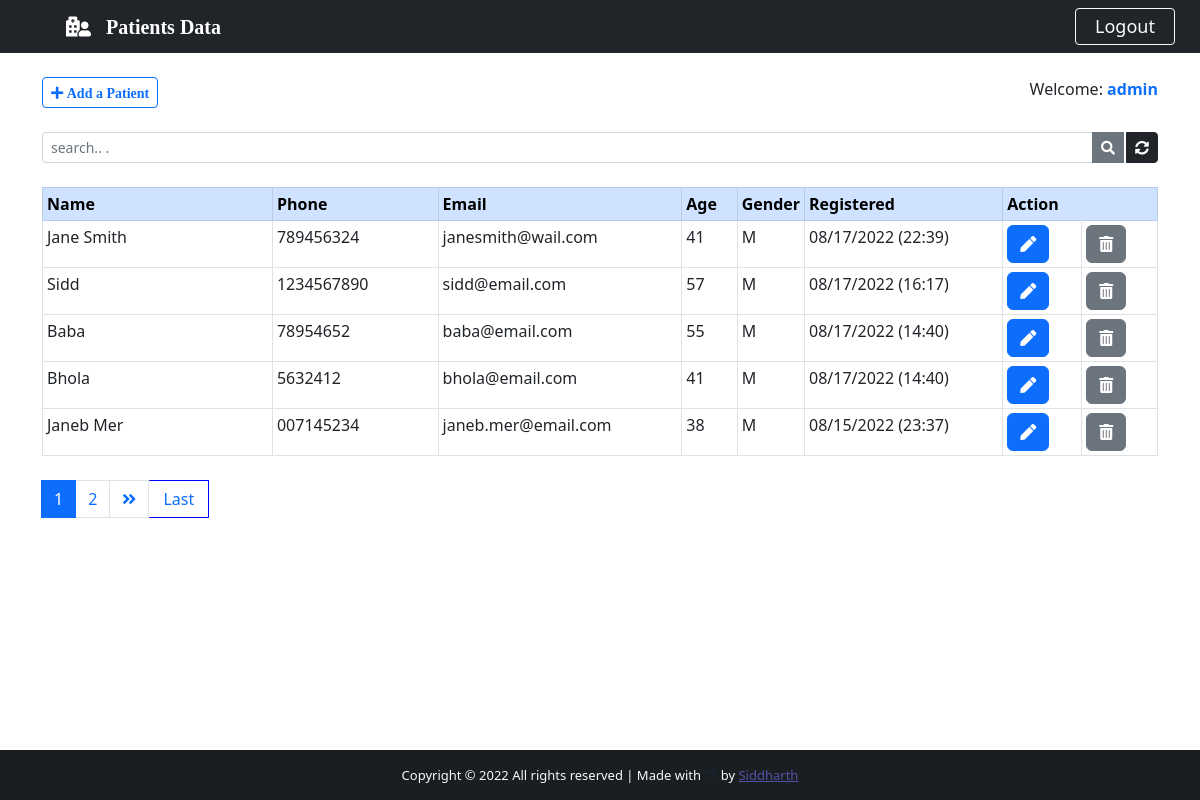
The app's page /backend/ (signed in), older data.
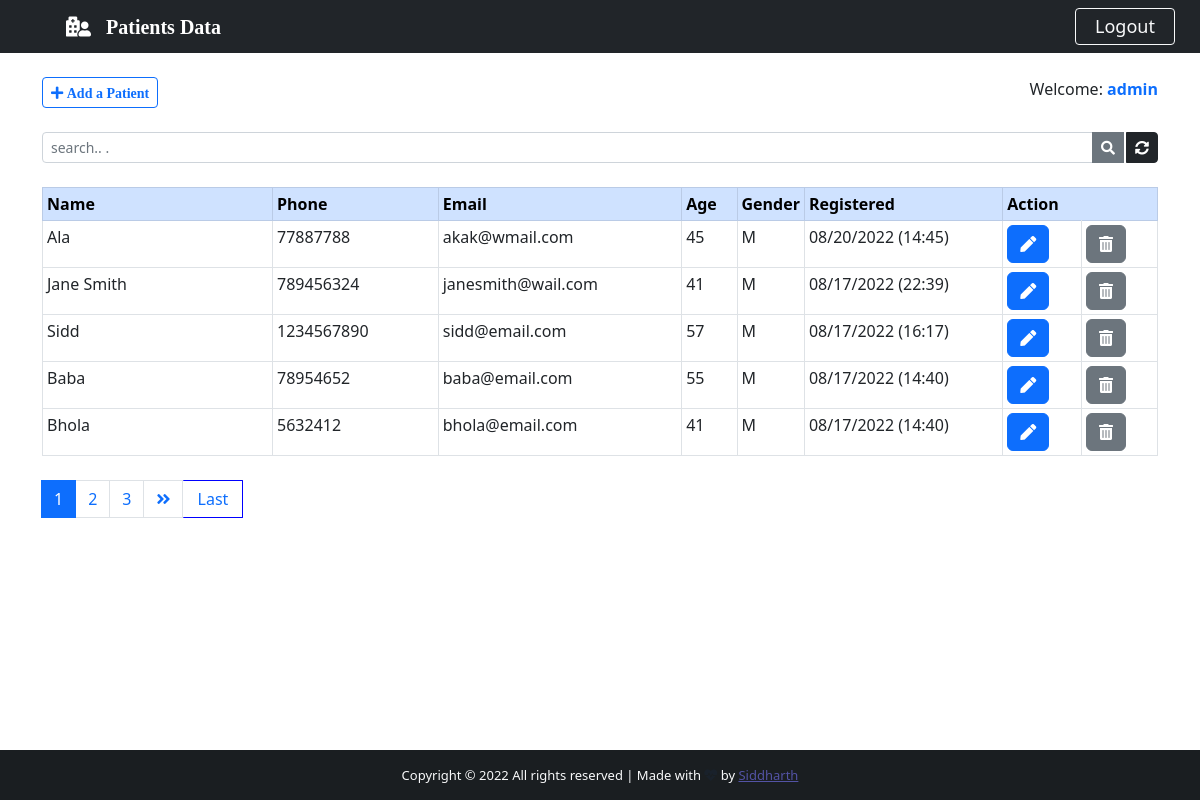
The same page, newer data.
### app/models.py (models this page shows, shortened)
class Patients(models.Model):
    GENDER = (
        ('M', 'M'),
        ('F', 'F'),
    )
    id = models.IntegerField(primary_key=True, null=False, blank=False)
    name = models.CharField(max_length=60)
    phone = models.CharField(max_length=20)
    email = models.CharField(max_length=60)
    age = models.CharField(max_length=60)
    gender = models.CharField(max_length=1, null=True, blank=True, choices=GENDER)
    note = models.TextField()
    created_at=models.DateTimeField(auto_now_add=True)

### app/views.py (the view)
# urls.py: path("backend/", views.backend, name='backend'),
@cache_control(no_cache=True, must_revalidate=True, no_store=True)
@login_required(login_url="login")
def backend(request):
    if 'query' in request.GET:
        q = request.GET['query']
        all_patients_list = Patients.objects.filter(Q(name__icontains =q) | Q(phone__icontains =q) | Q(age__icontains =q)  | Q(gender__icontains =q) | Q(note__icontains =q) | Q(created_at__icontains =q) | Q(email__icontains =q) )
    else:
        all_patients_list = Patients.objects.all().order_by('-created_at')
    paginator= Paginator(all_patients_list, 5)
    page = request.GET.get('page')
    all_patients = paginator.get_page(page)
    return render(request, 'app/backend.html', {'patients':all_patients})

### app/templates/app/backend.html (shortened to what this page needs)
{% extends 'app/base.html' %}
{% block icon-nav %}
<a href="{% url 'backend' %}" class="navbar-brand flex-grow-1" style='text-align: center; color:#fff; margin-left:25px;'>
<i class='fas fa-hospital-user'>
    &nbsp; Patients Data</i>
</a>
{% endblock icon-nav %}
{% block btn-nav %}
    <a class='btn btn-danjer-primary btn-sm border-light text-light' id='btn-nav' data-bs-toggle="modal" data-bs-target="#logoutModal">Logout</a>
{% endblock btn-nav %}
{% block content %}
<div class='container'>
            <br>
        <div class='d-flex justify-content-between'>
            <a href="{% url 'add_patient' %}" class='btn btn-outline-primary btn-sm'>
                <i class="fas fa-plus">&nbsp;Add a Patient</i>
            </a>
            <span>Welcome: <strong><span class='text-primary'>{{user.get_username}}</span></strong></span>
        </div>
        <form method='GET' action="" >
            <div class="input-group input-group-sm mb-3 mt-4">
                <input type="text" name='query' class='form-control' placeholder="search.. ." value='{{request.GET.query}}'>
                <button class='btn btn-secondary'>
                    <i class="fas fa-search"></i>
                </button>
                <a href="{% url 'backend' %}" class='btn btn-dark' style="margin-left:2px;">
                    <i class="fas fa-sync-alt"></i>
                </a>
            </div>
        </form>
    <center>
        <table class="table table-bordered table-sm mt-4">
            <thead class="table-primary">
                <tr>
                    <th style="width:21%">Name</th>
                    <th style="width:15%">Phone</th>
                    <th style="width:22%">Email</th>
                    <th style="width:5%">Age</th>
                    <th style="width:5%">Gender</th>
                    <th style="width:18%">Registered</th>
                    <th colspan="2" style="width:14%">Action</th>
                </tr>
            </thead>
            {% for patient in patients %}
            <tr id="check-td">
                <td id="responsive-border">{{ patient.name |title }}</td>
                <td id="responsive-border">{{ patient.phone }}</td>
                <td id="responsive-border">{{ patient.email }}</td>
                <td id="responsive-border">{{ patient.age }}</td>
                <td id="responsive-border">{{ patient.gender }}</td>
                <td id="responsive-border">{{ patient.created_at | date:'m/d/Y (H:i)' }}</td>
                <td >
                    <a href="/patient/{{patient.id}}" class='btn btn-primary' title="Edit">
                        <i class="fas fa-pen"></i>
                    </a>
                </td>
                <td>
                    <a  class='btn btn-secondary' title="delete" data-bs-toggle="modal" data-bs-target="#deleteModal{{ patient.pk}}">
                        <i class="fas fa-trash-alt"></i>
                    </a>
                </td>
            </tr>
            {% endfor %}
        </table>
    </center>
<nav class="mt-4 mb-5">
{% if patients.has_other_pages %}
    <ul class="pagination justify-content-left">
        {% for i in patients.paginator.page_range %}
            {% if patients.number == i %}
                <li class='page-item active'>
                    <span class="page-link">{{i}}
                    </span>
                </li>
        {% else %}
                <li class="page-item">
                    <a href="?page={{i}}" class="page-link">{{ i }}</a>
                </li>
        {% endif %}
        {% endfor %}
        {% if patients.has_next %}
                <li class="page-item">
                        <a href="?page={{ patients.next_page_number}}" class='page-link'>
                                <i class="fas fa-angle-double-right"></i>
                            </a>
                </li>
                <a href="?page={{ patients.paginator.num_pages }}" class='btn btn-outline-primary mb-4' style='width:60px; border-radius:1px; border:1px solid blue; border-left:none;'>Last</a>
        {% else %}
                <li class="page-item disabled"></li>
        {% endif %}
    </ul>
{% endif %}
</nav>
</div>
{% endblock content %}

### app/templates/app/base.html (shortened to what this page needs)
{% load static %}
<!DOCTYPE html>
<html lang="en">
<head>
    <link href="https://cdn.jsdelivr.net/npm/bootstrap@5.2.0/dist/css/bootstrap.min.css" rel="stylesheet">
    <link rel="stylesheet" href="https://use.fontawesome.com/releases/v5.15.4/css/all.css"/>
<link href="{% static 'app/css/style.css' %}" rel="stylesheet">
</head>
<body style="max-height:100%;">
    <div class='wrapper d-flex flex-column min-vh-100'>
        <header>
            <nav class="navbar navbar-expand-lg navbar-dark bg-dark">
                <div class='col-sm'>
                    <a href="{% url 'frontend' %}" class="navbar-brand flex-grow-1" style='text-align: center; color:#fff; margin-left:25px;'>
                        {% block icon-nav %}{% endblock icon-nav %}
                    </a>
                </div>
                <div class='col-sm'>
                    {% block btn-nav %}{% endblock btn-nav %}
                </div>
            </nav>
        </header>
        {% block content %}
        {% endblock content %}
    </div>
    <footer class='bg-dark text-center text-lg-start text-light ' id='footer'>
        <div class="text-center p-3" style="background-color: rgb(0,0,0,0.2);">Copyright &copy {% now "Y" %} <span>All rights reserved </span> | Made with
            <i  class='text-primary fas fa-heartbeat blink_me'></i> by
            <a href="https://www.twitter.com/siddbadal" target="_blank" style='color:rgb(83, 83, 165);'>Siddharth</a>
        </div>
    </footer>
</body>
</html>

### app/static/app/css/style.css (style rules this page uses)
html, body { max-height: 100%; margin: 0; max-width: 100%; overflow: hidden; }
#btn-nav { width: 100px; float: right; margin-right: 25px; font-size: large; }
.wrapper { min-height: 100%; margin-bottom: -50px; }
#footer, .push { height: 50px; font-size: 13px; }

Row changes from the older to the newer data that the page shows:
no longer on this page (row unchanged): Patients: name "Janeb Mer", phone "007145234", email "janeb.mer@email.com", age "38", gender "M", created_at "08/15/2022 (23:37)"
added Patients: name "Ala", phone "77887788", email "akak@wmail.com", age "45", gender "M", created_at "08/20/2022 (14:45)"
Text that changed along with them:
new list line: "3"
